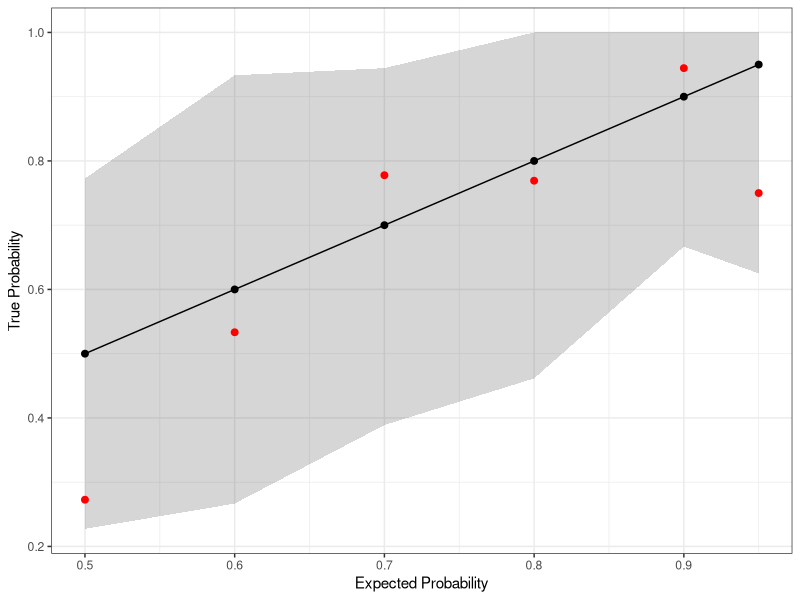

Generate this figure with R: (Note: this script raises an error after producing the figure.)
## ---- chunk 1
library(tidyverse)
tb <- tibble(raw = c("Of 50% predictions, I got 6 right and 16 wrong, for a score of 27%",
                     "Of 60% predictions, I got 8 right and 7 wrong, for a score of 53%",
                     "Of 70% predictions, I got 14 right and 4 wrong, for a score of 78%",
                     "Of 80% predictions, I got 10 right and 3 wrong, for a score of 77%",
                     "Of 90% predictions, I got 17 right and 1 wrong, for a score of 94%",
                     "Of 95% predictions, I got 6 right and 2 wrong, for a score of 75%")) %>% 
  mutate(bin = str_extract(raw, "[0-9][0-9]%"),
         right_start = str_extract(raw, "\\d{1,3} right"), 
         right = str_extract(right_start, "\\d{1,3}"),
         wrong_start = str_extract(raw, "\\d{1,3} wrong"), 
         wrong = str_extract(wrong_start, "\\d{1,3}"),
         x = as.numeric(right),
         n = x + as.numeric(wrong),
         p = x/n,
         bin_simple = str_extract(bin, "\\d{1,2}"),
         bin_numeric = as.numeric(bin_simple)) %>% 
  select(bin, bin_numeric, right, wrong, x, n, p)
tb
## ---- chunk 2
## Simple Pearson chi-square goodness of fit
ab <- tb %>% 
  mutate("Observed" = n * p,
         "Expected" = n * bin_numeric / 100) 
ab %>% select(bin, n, Observed, Expected)
teststatistic <- ab %>% 
  summarise("ChiSq" = sum((`Observed` - `Expected`)^2/`Expected`))
pchisq(teststatistic$ChiSq, nrow(tb) - 1, lower.tail = F)
## ---- chunk 3
tb %>% 
  mutate(lower = qbinom(.05/2/nrow(tb), n, bin_numeric/100)/n,
         upper = qbinom(1 - .05/2/nrow(tb), n, bin_numeric/100)/n) %>% 
  ggplot(aes(x = bin_numeric/100, y = bin_numeric/100, ymin = lower, ymax = upper)) +
  geom_ribbon(alpha = .2) + geom_point(size = 2) + geom_line() +
  geom_point(colour = "red", aes(y = p), size = 2) +
  theme_bw() + ylab("True Probability") + xlab("Expected Probability") 
## ---- chunk 4
ob <- expand.grid("50%" = 0:22, 
                  "60%" = 0:15, 
                  "70%" = 0:18, 
                  "80%" = 0:13,
                  "90%" = 0:18,
                  "95%" = 0:8) %>% 
  as_tibble() 
## ---- chunk 5
nb <- expand.grid("50%" = dbinom(0:22, 22, .5), 
            "60%" = dbinom(0:15, 15, .6), 
            "70%" = dbinom(0:18, 18, .7), 
            "80%" = dbinom(0:13, 13, .8),
            "90%" = dbinom(0:18, 18, .9),
            "95%" = dbinom(0:8, 8, .95)) %>% 
  as_tibble() %>% 
  mutate(p = `50%` * `60%` * `70%` * `80%` * `90%` * `95%`) %>% 
  select(p) %>% 
  bind_cols(ob) %>% 
  arrange(p)

nb %>% 
  bind_cols(tibble(`p-value` = cumsum(nb$p))) %>% 
  filter(`p-value` > .05)
## ---- chunk 6

nb %>% 
  bind_cols(tibble(`p-value` = cumsum(nb$p))) %>% 
  filter(`50%` == 6, 
            `60%` == 8, 
            `70%` == 14, 
            `80%` == 10,
            `90%` == 17,
            `95%` == 6)
## ---- chunk 7
nb %>% 
  bind_cols(tibble(`p-value` = cumsum(nb$p))) %>% 
  filter(`p-value` > .05) %>% 
  gather(`50%`, `60%`,`70%`,`80%`,`90%`,`95%`,
         key = "bin", value = "x") %>% 
  bind_cols(tibble(n = rep(c(22, 15, 18, 13, 18, 8), each = 456684/6),
                   g = rep(1:(456684/6), times = 6))) %>% 
  mutate(bprob_start = str_extract(bin, "\\d{1,2}"),
         bprob = as.numeric(bprob_start)/100,
         yprob = x/n,
         g = as.character(g)) %>% 
  ggplot(aes(x = bprob, y = yprob, group = g)) + geom_line(alpha = .005, position = position_jitter(h = .02)) +
  theme_bw() +
  geom_point(data = tb, aes(x = bin_numeric/100, y =p, group = NULL), 
             colour = "red", size = 2) +
  geom_line(data = tb, aes(x = bin_numeric/100, y =p, group = NULL), 
             colour = "red")
